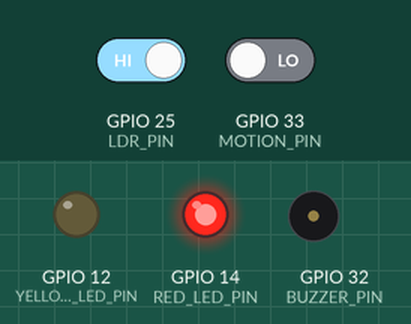
Simulated run of this sketch. Board: ESP32. On the bench: output pins drawn as LEDs (lit = HIGH), buzzer (waves = sounding). The inputs (shaded band) are chosen by the test bench; at power-on: GPIO 33 (MOTION_PIN) LOW, GPIO 25 (LDR_PIN) HIGH. WiFi joins after 1.5 s; servers stay silent unless stated; uploads are accepted with an empty reply; what the sketch prints to the serial monitor is not drawn.

Above: at 9.2 s.
9.3 s: GPIO 33 (MOTION_PIN) driven HIGH
At 10.5 s:
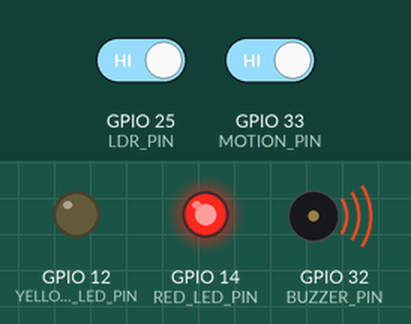
10.8 s: GPIO 25 (LDR_PIN) driven LOW
At 11.8 s:
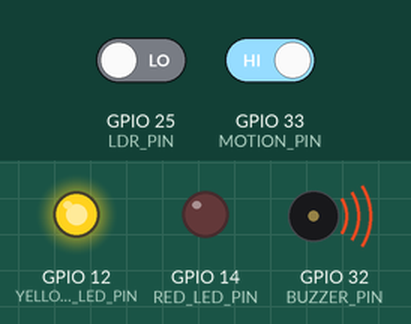
13.8 s: GPIO 25 (LDR_PIN) driven HIGH
At 18.0 s:
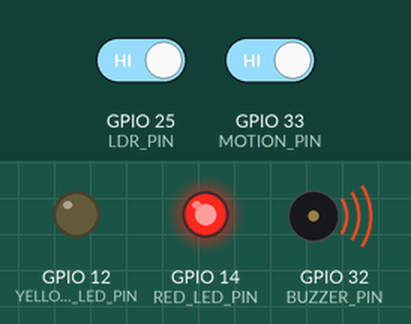
Timing chart, 0 to 19.5 s (numbered marks = the images above; inputs shaded):
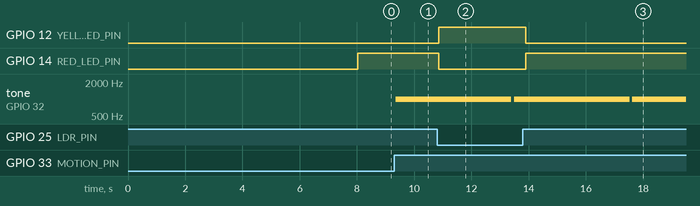

Measured:
- after the input at 9.3 s, tone on GPIO 32 (BUZZER_PIN): silent → 1000 Hz after 0.06 s
- after the input at 10.8 s, GPIO 12 (YELLOW_LED_PIN): LOW → HIGH after 0.07 s; GPIO 14 (RED_LED_PIN): HIGH → LOW after 0.07 s
- after the input at 13.8 s, GPIO 12 (YELLOW_LED_PIN): HIGH → LOW after 0.10 s; GPIO 14 (RED_LED_PIN): LOW → HIGH after 0.10 s

The sketch:

esp32_updated.ino
```cpp
// ==========================================
//  COMPLETE IoT SYSTEM - DUAL LED VERSION
//  WITH BUZZER DURATION CONTROL (2s, 4s, 6s)
//  Yellow LED (D12): ON when LIGHT
//  Red LED (D14): ON when DARK
//  Buzzer: configurable 2s/4s/6s when MOTION
//  FIXED: HTTP timeout increased to 5s for stability
//  FIXED: Send interval set to 3s to prevent server overload
// ==========================================

#include <WiFi.h>
#include <HTTPClient.h>
#include <ArduinoJson.h>

// WiFi Configuration
const char* ssid = "PLDTHOMEFIBRABy6E";
const char* password = "HhEeLlEeNn_1986!";
const char* serverUrl = "http://192.168.1.32:8000/api";

// Pin Definitions
#define LDR_PIN 25          // LDR sensor
#define YELLOW_LED_PIN 12   // Yellow LED - glows when LIGHT
#define RED_LED_PIN 14      // Red LED - glows when DARK
#define MOTION_PIN 33       // Motion sensor
#define BUZZER_PIN 32       // Buzzer

// Timing Variables
unsigned long lastSendTime = 0;
const unsigned long sendInterval = 3000;  // Send every 3 seconds (reduced server load)

unsigned long lastPollTime = 0;
const unsigned long pollInterval = 5000;  // Poll every 5 seconds (less frequent)

// Actuator enable states (from mobile app)
bool yellowLedEnabled = true;
bool redLedEnabled = true;
bool buzzerEnabled = true;

// Buzzer duration control (1=2s, 2=4s, 3=6s)
int buzzerDurationSeconds = 2;  // Default: 2 (4 seconds)
unsigned long buzzerDuration = 4000;  // milliseconds

// Buzzer timing
bool buzzerActive = false;
unsigned long buzzerStartTime = 0;

// Motion hold count to keep motion TRUE for multiple sends
int motionHoldCount = 0;
const int motionHoldCountMax = 9;  // Hold motion for ~9 send cycles (27 seconds) to ensure registration

// Track motion detection separately from sending
bool motionDetected = false;
unsigned long motionDetectedTime = 0;

// ==========================================
//  SETUP
// ==========================================

void setup() {
  Serial.begin(115200);
  delay(1000);

  pinMode(LDR_PIN, INPUT);
  pinMode(MOTION_PIN, INPUT);
  pinMode(YELLOW_LED_PIN, OUTPUT);
  pinMode(RED_LED_PIN, OUTPUT);
  pinMode(BUZZER_PIN, OUTPUT);

  // Initialize all outputs OFF
  digitalWrite(YELLOW_LED_PIN, LOW);
  digitalWrite(RED_LED_PIN, LOW);
  noTone(BUZZER_PIN);

  Serial.println("=========================================");
  Serial.println("ESP32 IoT SYSTEM - DUAL LED VERSION");
  Serial.println("WITH BUZZER DURATION CONTROL");
  Serial.println("=========================================");
  Serial.println("Yellow LED (D12): ON when LIGHT");
  Serial.println("Red LED (D14): ON when DARK");
  Serial.println("Buzzer Duration: 2s, 4s, or 6s (configurable)");
  Serial.println("HTTP Timeout: 5 seconds (increased for stability)");
  Serial.println("Send Interval: 3 seconds (reduced server load)");
  Serial.println("=========================================");

  connectToWiFi();

  Serial.println("\n⏳ Waiting 5 seconds for motion sensor...");
  for (int i = 0; i < 5; i++) {
    delay(1000);
    Serial.print(".");
  }
  Serial.println("\n✅ Ready!");
  Serial.println("=========================================\n");
}

void connectToWiFi() {
  WiFi.begin(ssid, password);
  int attempts = 0;
  while (WiFi.status() != WL_CONNECTED && attempts < 30) {
    delay(1000);
    Serial.print(".");
    attempts++;
  }
  Serial.println("\n✅ WiFi Connected!");
}

// ==========================================
//  UPDATE BUZZER DURATION BASED ON SETTING
// ==========================================

void updateBuzzerDuration() {
  switch(buzzerDurationSeconds) {
    case 1:
      buzzerDuration = 2000;   // 2 seconds
      Serial.println("🔊 Buzzer duration: 2 SECONDS");
      break;
    case 2:
      buzzerDuration = 4000;   // 4 seconds
      Serial.println("🔊 Buzzer duration: 4 SECONDS");
      break;
    case 3:
      buzzerDuration = 6000;   // 6 seconds
      Serial.println("🔊 Buzzer duration: 6 SECONDS");
      break;
    default:
      buzzerDuration = 4000;
      Serial.println("🔊 Buzzer duration: DEFAULT 4 SECONDS");
  }
}

// ==========================================
//  POLL ACTUATOR ENABLE STATES FROM SERVER
// ==========================================

void pollActuatorStates() {
  if (WiFi.status() != WL_CONNECTED) return;

  HTTPClient http;
  http.begin(serverUrl + String("/actuators/status"));
  http.setTimeout(5000);  // Increased timeout for stability

  int httpCode = http.GET();

  if (httpCode == HTTP_CODE_OK) {
    String payload = http.getString();
    StaticJsonDocument<192> doc;
    deserializeJson(doc, payload);

    // Read enable states from database
    bool newYellowLedEnabled = doc["yellow_led"] == 1;
    bool newRedLedEnabled = doc["red_led"] == 1;
    bool newBuzzerEnabled = doc["buzzer"] == 1;

    if (newYellowLedEnabled != yellowLedEnabled) {
      yellowLedEnabled = newYellowLedEnabled;
      Serial.printf("📱 Yellow LED: %s\n", yellowLedEnabled ? "ENABLED" : "DISABLED");
      if (!yellowLedEnabled) digitalWrite(YELLOW_LED_PIN, LOW);
    }

    if (newRedLedEnabled != redLedEnabled) {
      redLedEnabled = newRedLedEnabled;
      Serial.printf("📱 Red LED: %s\n", redLedEnabled ? "ENABLED" : "DISABLED");
      if (!redLedEnabled) digitalWrite(RED_LED_PIN, LOW);
    }

    if (newBuzzerEnabled != buzzerEnabled) {
      buzzerEnabled = newBuzzerEnabled;
      Serial.printf("📱 Buzzer: %s\n", buzzerEnabled ? "ENABLED" : "DISABLED");
      if (!buzzerEnabled) {
        noTone(BUZZER_PIN);
        buzzerActive = false;
      }
    }
  } else {
    Serial.printf("⚠️ Actuator poll failed: HTTP %d\n", httpCode);
  }
  http.end();
}

// ==========================================
//  POLL BUZZER DURATION FROM SERVER
// ==========================================

void pollBuzzerDuration() {
  if (WiFi.status() != WL_CONNECTED) return;

  HTTPClient http;
  http.begin(serverUrl + String("/esp32/duration"));
  http.setTimeout(5000);

  int httpCode = http.GET();

  Serial.printf("🔍 Polling duration - HTTP Code: %d\n", httpCode);

  if (httpCode == HTTP_CODE_OK) {
    String payload = http.getString();
    Serial.printf("📦 Duration Response: %s\n", payload.c_str());

    StaticJsonDocument<64> doc;
    DeserializationError error = deserializeJson(doc, payload);

    if (!error) {
      int newDuration = doc["duration"] | 2;  // Default to 2 (4 seconds)
      Serial.printf("📊 Parsed duration value: %d\n", newDuration);

      if (newDuration >= 1 && newDuration <= 3) {
        if (newDuration != buzzerDurationSeconds) {
          buzzerDurationSeconds = newDuration;
          updateBuzzerDuration();
          Serial.printf("✅ Duration updated to: %d (%lu ms)\n", buzzerDurationSeconds, buzzerDuration);
        }
      } else {
        Serial.printf("⚠️ Invalid duration value: %d\n", newDuration);
      }
    } else {
      Serial.println("❌ Failed to parse JSON");
    }
  } else {
    Serial.printf("❌ Duration poll failed - HTTP %d\n", httpCode);
  }

  http.end();
}

// ==========================================
//  SEND SENSOR DATA TO SERVER
// ==========================================

void sendSensorData() {
  if (WiFi.status() != WL_CONNECTED) return;

  int lightRaw = digitalRead(LDR_PIN);
  int motionRaw = digitalRead(MOTION_PIN);

  // Set motion hold when motion is detected
  if (motionRaw == HIGH) {
    motionHoldCount = motionHoldCountMax;
    motionDetected = true;
    motionDetectedTime = millis();
  }

  // Refresh hold counter while buzzer is still active (motion is ongoing)
  if (buzzerActive) {
    motionHoldCount = max(motionHoldCount, 3);  // At least 3 more sends while buzzer is active
  }

  // Use motion hold to keep sending 1 for several cycles
  int motionValue = 0;
  if (motionHoldCount > 0) {
    motionValue = 1;
    motionHoldCount--;
  }

  int lightValue = (lightRaw == LOW) ? 1 : 0;

  Serial.println("─────────────────────────────────────────");
  Serial.printf("📊 Light: %d (raw: %d)\n", lightValue, lightRaw);
  Serial.printf("📊 Motion raw: %d  hold=%d  send=%d\n", motionRaw, motionHoldCount, motionValue);
  Serial.printf("📊 Buzzer active: %d  duration: %lu ms\n", buzzerActive ? 1 : 0, buzzerDuration);
  Serial.println("─────────────────────────────────────────");

  StaticJsonDocument<128> jsonDoc;
  jsonDoc["light"] = lightValue;
  jsonDoc["motion"] = motionValue;

  String jsonString;
  serializeJson(jsonDoc, jsonString);

  HTTPClient http;
  http.begin(serverUrl + String("/sensors/data"));
  http.addHeader("Content-Type", "application/json");
  http.setTimeout(5000);

  int httpCode = http.POST(jsonString);

  if (httpCode == HTTP_CODE_CREATED || httpCode == HTTP_CODE_OK) {
    Serial.println("✅ Data saved!");
  } else {
    Serial.printf("❌ HTTP Error: %d\n", httpCode);
  }

  http.end();
}

// ==========================================
//  CONTROL HARDWARE - RESPECTS ENABLE STATES
// ==========================================

void controlHardware() {
  int lightRaw = digitalRead(LDR_PIN);
  int motionRaw = digitalRead(MOTION_PIN);

  bool isLight = (lightRaw == LOW);
  bool isDark = (lightRaw == HIGH);

  // ==========================================
  // YELLOW LED (D12): ON when LIGHT
  // ==========================================
  if (yellowLedEnabled) {
    digitalWrite(YELLOW_LED_PIN, isLight ? HIGH : LOW);
  } else {
    digitalWrite(YELLOW_LED_PIN, LOW);
  }

  // ==========================================
  // RED LED (D14): ON when DARK
  // ==========================================
  if (redLedEnabled) {
    digitalWrite(RED_LED_PIN, isDark ? HIGH : LOW);
  } else {
    digitalWrite(RED_LED_PIN, LOW);
  }

  // ==========================================
  // BUZZER (D32): ON for configured duration when MOTION
  // ==========================================
  if (buzzerEnabled) {
    bool isMotion = (motionRaw == HIGH);

    if (isMotion && !buzzerActive) {
      // Motion detected - Activate buzzer
      buzzerActive = true;
      buzzerStartTime = millis();
      tone(BUZZER_PIN, 1000);
      Serial.printf("🔴🔴🔴 MOTION! → Buzzer ON for %d seconds (%lu ms) 🔴🔴🔴\n", buzzerDurationSeconds, buzzerDuration);
    }

    // Check if it's time to turn off buzzer
    if (buzzerActive && (millis() - buzzerStartTime >= buzzerDuration)) {
      buzzerActive = false;
      noTone(BUZZER_PIN);
      Serial.println("✓ Buzzer OFF");
    }
  } else {
    // Buzzer disabled
    noTone(BUZZER_PIN);
    buzzerActive = false;
  }
}

// ==========================================
//  MAIN LOOP - FIXED TIMING
// ==========================================

void loop() {
  // Control hardware and check motion EVERY loop cycle
  controlHardware();

  // Send sensor data (every 3 seconds - reduced from 1s to prevent server overload)
  if (millis() - lastSendTime >= sendInterval) {
    sendSensorData();
    lastSendTime = millis();
  }

  // Poll server (every 5 seconds - fewer polls = less server load)
  if (millis() - lastPollTime >= pollInterval) {
    pollActuatorStates();
    delay(200);  // Small delay between poll requests
    pollBuzzerDuration();
    lastPollTime = millis();
  }

  delay(100);
}
```
